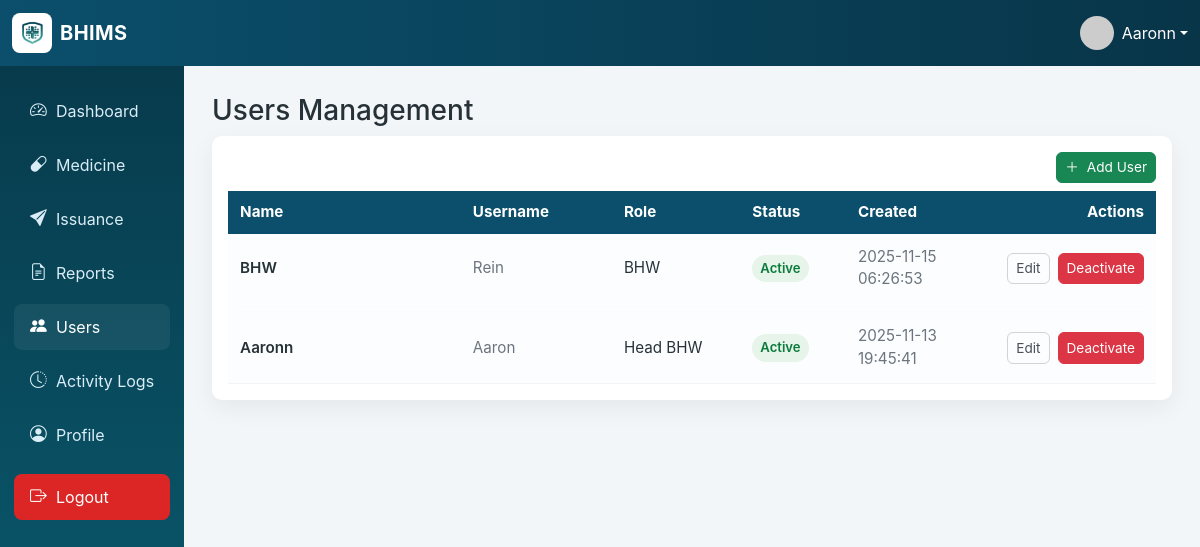
/users.php (signed in), run on the app's committed database.
### tables this page shows
CREATE TABLE `users` (
  `user_id` int(11) NOT NULL,
  `name` varchar(255) NOT NULL,
  `username` varchar(100) NOT NULL,
  `password` varchar(255) NOT NULL,
  `role` enum('Head BHW','BHW') NOT NULL DEFAULT 'BHW',
  `status` enum('Active','Inactive') NOT NULL DEFAULT 'Active',
  `date_created` datetime DEFAULT current_timestamp()
);

### users.php (the view, shortened to what this page needs)
<?php
require_once 'header.php';
require_once 'functions.php';
$stmt = $mysqli->prepare('SELECT user_id,name,username,role,status,date_created FROM users ORDER BY date_created DESC');
$stmt->execute();
$rows = $stmt->get_result()->fetch_all(MYSQLI_ASSOC);
?>
<h3 style="margin-bottom:.5rem;">Users Management</h3>
<div class="table-card">
  <div class="d-flex justify-content-between align-items-center mb-2">
    <div>
      <a id="openUnifiedBtn" href="users.php?action=add" class="btn btn-sm btn-success"><span>＋</span> Add User</a>
    </div>
  </div>
  <div class="table-responsive">
    <table class="table-modern w-100">
      <thead>
        <tr>
          <th style="width:260px;">Name</th>
          <th style="width:160px;">Username</th>
          <th style="width:140px;">Role</th>
          <th style="width:110px;">Status</th>
          <th style="width:160px;">Created</th>
          <th style="width:120px;text-align:right;">Actions</th>
        </tr>
      </thead>
      <tbody>
        <?php if (empty($rows)): ?>
          <tr><td colspan="6">No users found.</td></tr>
        <?php else: foreach ($rows as $r): ?>
          <tr>
            <td>
              <div style="font-weight:600;"><?php echo htmlspecialchars($r['name']) ?></div>
            </td>
            <td style="color:#6c757d;"><?php echo htmlspecialchars($r['username']) ?></td>
            <td><?php echo htmlspecialchars($r['role']) ?></td>
            <td>
              <?php if (($r['status'] ?? '') === 'Active') echo '<span class="badge-active">Active</span>'; else echo '<span class="badge-inactive">Inactive</span>'; ?>
            </td>
            <td style="color:#6c757d;"><?php echo htmlspecialchars($r['date_created']) ?></td>
            <td>
              <div class="actions-cell">
              <?php
                $data_attrs = [
                  'id' => $r['user_id'],
                  'name' => $r['name'],
                  'username' => $r['username'],
                  'role' => $r['role'],
                  'status' => $r['status']
                ];
                $data_str = '';
                foreach ($data_attrs as $k => $v) {
                    $data_str .= ' data-'.$k.'="'.htmlspecialchars($v, ENT_QUOTES).'"';
                }
              ?>
                <a class="btn btn-sm btn-outline-secondary openUnifiedEdit" href="users.php?action=edit&id=<?php echo $r['user_id'] ?>" <?php echo $data_str; ?> title="Edit">Edit</a>
                <?php if (($r['status'] ?? '') === 'Active'): ?>
                  <a class="btn btn-sm btn-danger" href="users.php?action=deactivate&id=<?php echo $r['user_id'] ?>" onclick="return confirm('Deactivate?')">Deactivate</a>
                <?php endif; ?>
              </div>
            </td>
          </tr>
        <?php endforeach; endif; ?>
      </tbody>
    </table>
  </div>
</div>

### assets/css/style.css (style rules this page uses)
body { font-family: "Inter", system-ui, -apple-system, "Segoe UI", Roboto, "Helvetica Neue", Arial; background: #f3f6f9; color: #263238; }
.table-card { background: #fff; border-radius: 12px; padding: 14px; box-shadow: 0 6px 18px rgba(15, 23, 42, 0.05); }
.table-modern thead th { background-color: #0b4f6c !important; color: #ffffff !important; font-weight: 700; border: 0; padding: 10px 12px; }
.table-modern tbody tr { background: #fbfdff; border-radius: 8px; box-shadow: 0 3px 8px rgba(10, 20, 30, 0.03); }
.table-modern tbody tr td { vertical-align: middle; padding: 12px; }
.table-modern tbody tr + tr td { border-top: 10px solid transparent; }

### users.php (style rules this page uses)
.table-card { background:#fff; border-radius:10px; padding:1rem; box-shadow:0 8px 24px rgba(0,0,0,0.06); }
.d-flex { display:flex }
.justify-content-between { justify-content:space-between }
.align-items-center { align-items:center }
.mb-2 { margin-bottom:.5rem }
.btn { display:inline-flex;align-items:center;gap:.5rem;padding:.375rem .6rem;border-radius:6px;border:1px solid transparent;text-decoration:none;cursor:pointer }
.btn-sm { font-size:.85rem;padding:.275rem .5rem;border-radius:6px }
.btn-success { background:#198754;color:#fff;border-color:#198754 }
.btn-danger { background:#dc3545;color:#fff;border-color:#dc3545 }
.btn-outline-secondary { background:transparent;color:#495057;border-color:#ced4da }
.badge-active { display:inline-block;padding:.25rem .5rem;border-radius:999px;background:#e6f4ea;color:#0b7a3a;font-weight:600;font-size:.82rem }
.table-responsive { overflow:auto }
.table-modern { width:100%;border-collapse:collapse;font-size:.95rem }
.table-modern th { padding:.6rem .5rem;border-bottom:1px solid #f1f3f5;color:#495057;font-weight:600;text-align:left }
.table-modern td { padding:.6rem .5rem;border-bottom:1px solid #f1f3f5;vertical-align:middle }
.actions-cell { display:flex;gap:8px;justify-content:flex-end;align-items:center }

### data on the page
users: name "BHW", username "Rein", role "BHW", status "Active", date_created "2025-11-15 06:26:53"
users: name "Aaronn", username "Aaron", role "Head BHW", status "Active", date_created "2025-11-13 19:45:41"

### other printed values
$current_user_name "Aaronn"
